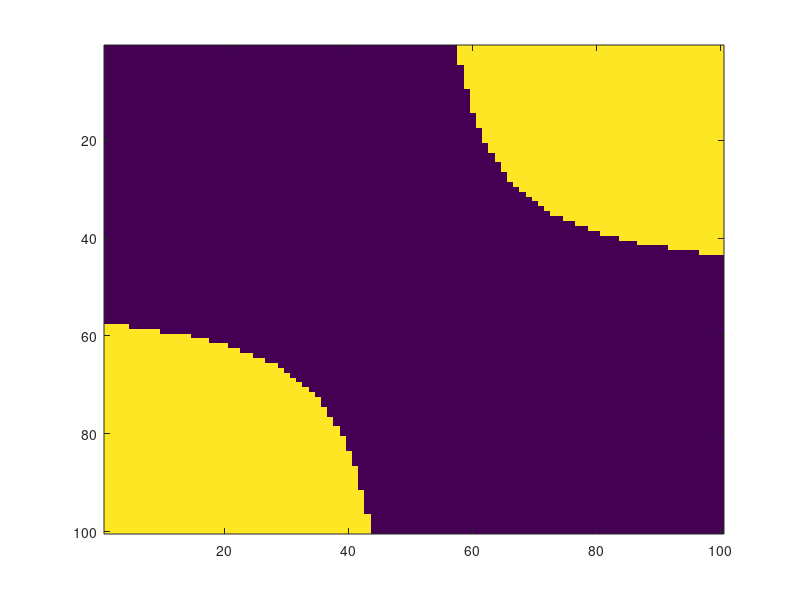

Here is the MATLAB script that generated this plot:
%%
clear
clc
close all


rx= linspace(-1,1,100);
ry= linspace(-1,1,100);
r = meshgrid(rx, ry);

mu_i = [0.5 0.5];
mu_j = [-0.5 -0.5];

mu = mu_i + mu_j;

sigma_i = 0.1;
sigma_j = 0.1;

x = (pi*sigma_i^2*sigma_j^2) / (sigma_i^2 + sigma_j^2);
y = exp(-(r'*r)/(sigma_i^2+sigma_j^2));


imagesc(x*y)
